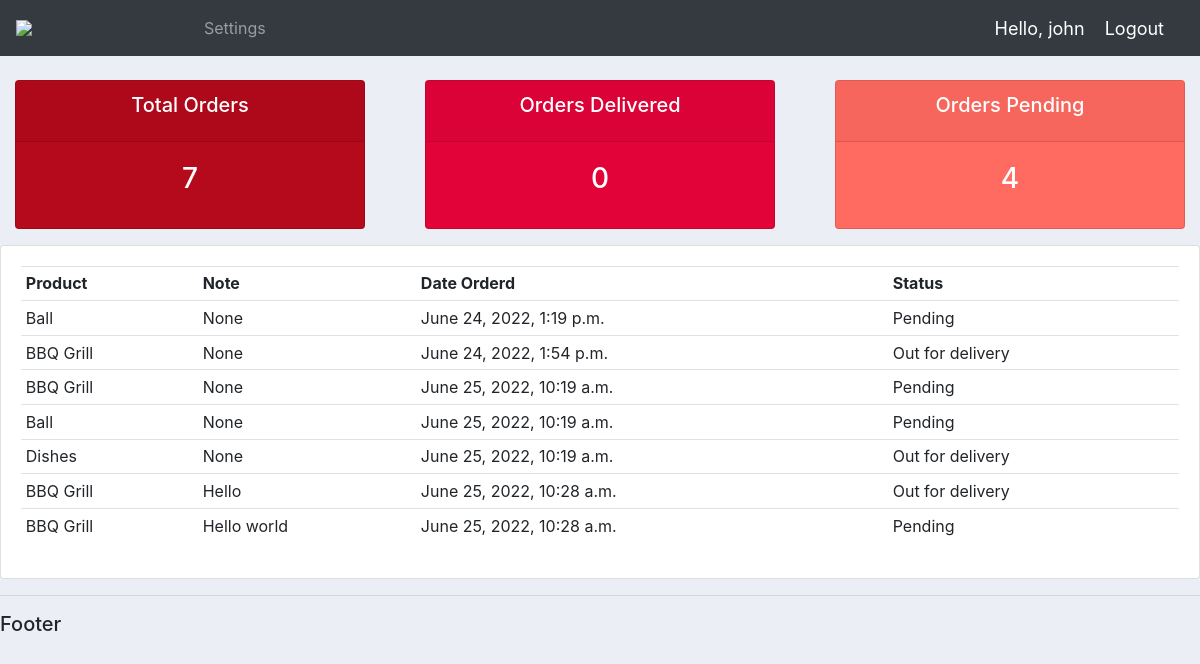
Page /user/ (signed in) on the committed database.
### accounts/models.py (models this page shows, shortened)
class Order(models.Model):
    STATUS = (
        ('Pending', 'Pending'),
        ('Out for delivery', 'Out for delivery'),
        ('Delivered', 'Delivered'),
    )
    customer = models.ForeignKey(Customer, null=True, on_delete=models.SET_NULL)
    product = models.ForeignKey(Product, null=True, on_delete=models.SET_NULL)
    date_created = models.DateTimeField(auto_now_add=True, null=True)
    status = models.CharField(max_length=200, null=True, choices=STATUS)
    note = models.CharField(max_length=1000, null=True)

class Product(models.Model):
    CATEGORY = (
        ('Indoor', 'Indoor'),
        ('Outdoor', 'Outdoor'),
        )
    name = models.CharField(max_length=200, null=True)
    price = models.FloatField(null=True)
    category = models.CharField(max_length=200, null=True, choices=CATEGORY)
    description = models.CharField(max_length=200, null=True, blank=True)
    date_created = models.DateTimeField(auto_now_add=True, null=True)
    tags = models.ManyToManyField(Tag)
    def __str__(self):
        return self.name

### accounts/decorators.py (the view)
        def wrapper_func(request, *args, **kwargs):
            group = None
            if request.user.groups.exists():
                group = request.user.groups.all()[0].name
            if group in allowed_roles:
                return view_func(request, *args, **kwargs)
            else:
                return HttpResponse("You are not authrized to view this page.")

### accounts/views.py (called while the page is built)
@login_required(login_url='login')
@allowed_users(allowed_roles=['customer'])
def userPage(request):
    orders = request.user.customer.order_set.all()
    total_orders = orders.count()
    delivered = orders.filter(status='Delivered').count()
    pending = orders.filter(status='Pending').count()
    context = {
        'orders': orders,
        'total_orders': total_orders,
        'delivered': delivered,
        'pending': pending,
    }
    return render(request, 'accounts/user.html', context)

### accounts/templates/accounts/user.html
{% extends 'accounts/main.html' %}
{% block content %}
{% include 'accounts/status.html' %}
<div class="row">
	<div class="col-md">
		<div class="card card-body">
			<table class="table table-sm">
				<tr>
					<th>Product</th>
					<th>Note</th>
					<th>Date Orderd</th>
					<th>Status</th>
				</tr>
				{% for order in orders %}
				<tr>
					<td>{{order.product}}</td>
					<td>{{order.note}}</td>
					<td>{{order.date_created}}</td>
					<td>{{order.status}}</td>
				</tr>
				{% endfor %}
			</table>
		</div>
	</div>
</div>
{% endblock content %}

### accounts/templates/accounts/navbar.html (shortened to what this page needs)
{% load static %}
<nav class="navbar navbar-expand-lg navbar-dark bg-dark">
    <img class="logo" src="{% static 'images/logo long.bmp' %}" width="180px">
    <div class="collapse navbar-collapse" id="navbarNav">
      <ul class="navbar-nav">
        {% if request.user.is_staff %}
        <li class="nav-item">
          <a class="nav-link" href="{% url 'home' %}">Dashboard</a>
        </li>
        <li class="nav-item">
          <a class="nav-link" href="{% url 'products' %}">Products</a>
        </li>
        {% else %}
        <li class="nav-item">
          <a class="nav-link" href="{% url 'account' %}">Settings</a>
        </li>
        {% endif %}
      </ul>
    </div>
    <span class="hello-msg">Hello, {{ request.user }}</span>
    <span><a class="hello-msg" href="{% url 'logout' %}">Logout</a></span>
  </nav>

### static/css/main.css (style rules this page uses)
body { background-color: #ebeff5; }

### accounts/templates/accounts/navbar.html (style rules this page uses)
.hello-msg { font-size: 18px; color: #fff; margin-right: 20px; }

### rows in the picture
Order: product "Ball", note "None", date_created "June 24, 2022, 1:19 p.m.", status "Pending"
Order: product "BBQ Grill", note "None", date_created "June 24, 2022, 1:54 p.m.", status "Out for delivery"
Order: product "BBQ Grill", note "None", date_created "June 25, 2022, 10:19 a.m.", status "Pending"
Order: product "Ball", note "None", date_created "June 25, 2022, 10:19 a.m.", status "Pending"
Order: product "Dishes", note "None", date_created "June 25, 2022, 10:19 a.m.", status "Out for delivery"
Order: product "BBQ Grill", note "Hello", date_created "June 25, 2022, 10:28 a.m.", status "Out for delivery"
Order: product "BBQ Grill", note "Hello world", date_created "June 25, 2022, 10:28 a.m.", status "Pending"

### other values in the picture
{{ request.user }} "john"
{{ total_orders }} "7"
{{ delivered }} "0"
{{ pending }} "4"
